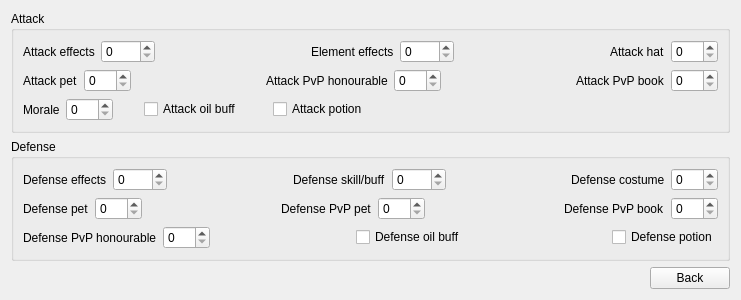
            <widget class="QWidget" name="page_other">
             <layout class="QVBoxLayout" name="verticalLayout_5">
              <item>
               <layout class="QVBoxLayout" name="verticalLayout_13">
                <item>
                 <widget class="QGroupBox" name="groupBox_3">
                  <property name="title">
                   <string>Attack</string>
                  </property>
                  <layout class="QVBoxLayout" name="verticalLayout_14">
                   <item>
                    <layout class="QHBoxLayout" name="horizontalLayout_12">
                     <item>
                      <widget class="QLabel" name="label_20">
                       <property name="sizePolicy">
                        <sizepolicy hsizetype="Maximum" vsizetype="Preferred">
                         <horstretch>0</horstretch>
                         <verstretch>0</verstretch>
                        </sizepolicy>
                       </property>
                       <property name="text">
                        <string>Attack effects</string>
                       </property>
                      </widget>
                     </item>
                     <item>
                      <widget class="QSpinBox" name="sb_atk_effects">
                       <property name="sizePolicy">
                        <sizepolicy hsizetype="Maximum" vsizetype="Fixed">
                         <horstretch>0</horstretch>
                         <verstretch>0</verstretch>
                        </sizepolicy>
                       </property>
                       <property name="maximum">
                        <number>3000</number>
                       </property>
                      </widget>
                     </item>
                     <item>
                      <spacer name="horizontalSpacer_27">
                       <property name="orientation">
                        <enum>Qt::Horizontal</enum>
                       </property>
                       <property name="sizeType">
                        <enum>QSizePolicy::MinimumExpanding</enum>
                       </property>
                       <property name="sizeHint" stdset="0">
                        <size>
                         <width>25</width>
                         <height>20</height>
                        </size>
                       </property>
                      </spacer>
                     </item>
                     <item>
                      <widget class="QLabel" name="label_38">
                       <property name="sizePolicy">
                        <sizepolicy hsizetype="Maximum" vsizetype="Preferred">
                         <horstretch>0</horstretch>
                         <verstretch>0</verstretch>
                        </sizepolicy>
                       </property>
                       <property name="text">
                        <string>Element effects</string>
                       </property>
                      </widget>
                     </item>
                     <item>
                      <widget class="QSpinBox" name="sb_ele_effects">
                       <property name="sizePolicy">
                        <sizepolicy hsizetype="Maximum" vsizetype="Fixed">
                         <horstretch>0</horstretch>
                         <verstretch>0</verstretch>
                        </sizepolicy>
                       </property>
                       <property name="maximum">
                        <number>3000</number>
                       </property>
                      </widget>
                     </item>
                     <item>
                      <spacer name="horizontalSpacer_28">
                       <property name="orientation">
                        <enum>Qt::Horizontal</enum>
                       </property>
                       <property name="sizeType">
                        <enum>QSizePolicy::MinimumExpanding</enum>
                       </property>
                       <property name="sizeHint" stdset="0">
                        <size>
                         <width>25</width>
                         <height>20</height>
                        </size>
                       </property>
                      </spacer>
                     </item>
                     <item>
                      <widget class="QLabel" name="label_39">
                       <property name="sizePolicy">
                        <sizepolicy hsizetype="Maximum" vsizetype="Preferred">
                         <horstretch>0</horstretch>
                         <verstretch>0</verstretch>
                        </sizepolicy>
                       </property>
                       <property name="text">
                        <string>Attack hat</string>
                       </property>
                      </widget>
                     </item>
                     <item>
                      <widget class="QSpinBox" name="sb_atk_hat">
                       <property name="sizePolicy">
                        <sizepolicy hsizetype="Maximum" vsizetype="Fixed">
                         <horstretch>0</horstretch>
                         <verstretch>0</verstretch>
                        </sizepolicy>
                       </property>
                       <property name="maximum">
                        <number>100</number>
                       </property>
                      </widget>
                     </item>
                    </layout>
                   </item>
                   <item>
                    <layout class="QHBoxLayout" name="horizontalLayout_16">
                     <item>
                      <widget class="QLabel" name="label_40">
                       <property name="sizePolicy">
                        <sizepolicy hsizetype="Maximum" vsizetype="Preferred">
                         <horstretch>0</horstretch>
                         <verstretch>0</verstretch>
                        </sizepolicy>
                       </property>
                       <property name="text">
                        <string>Attack pet</string>
                       </property>
                      </widget>
                     </item>
                     <item>
                      <widget class="QSpinBox" name="sb_atk_pet">
                       <property name="sizePolicy">
                        <sizepolicy hsizetype="Maximum" vsizetype="Fixed">
                         <horstretch>0</horstretch>
                         <verstretch>0</verstretch>
                        </sizepolicy>
                       </property>
                       <property name="maximum">
                        <number>100</number>
                       </property>
                      </widget>
                     </item>
                     <item>
                      <spacer name="horizontalSpacer_29">
                       <property name="orientation">
                        <enum>Qt::Horizontal</enum>
                       </property>
                       <property name="sizeType">
                        <enum>QSizePolicy::MinimumExpanding</enum>
                       </property>
                       <property name="sizeHint" stdset="0">
                        <size>
                         <width>25</width>
                         <height>20</height>
                        </size>
                       </property>
                      </spacer>
                     </item>
                     <item>
                      <widget class="QLabel" name="label_41">
                       <property name="sizePolicy">
                        <sizepolicy hsizetype="Maximum" vsizetype="Preferred">
                         <horstretch>0</horstretch>
                         <verstretch>0</verstretch>
                        </sizepolicy>
                       </property>
                       <property name="text">
                        <string>Attack PvP honourable</string>
                       </property>
                      </widget>
                     </item>
                     <item>
                      <widget class="QSpinBox" name="sb_atk_pvp_hono">
                       <property name="sizePolicy">
                        <sizepolicy hsizetype="Maximum" vsizetype="Fixed">
                         <horstretch>0</horstretch>
                         <verstretch>0</verstretch>
                        </sizepolicy>
                       </property>
                       <property name="maximum">
                        <number>100</number>
                       </property>
                      </widget>
                     </item>
                     <item>
                      <spacer name="horizontalSpacer_30">
                       <property name="orientation">
                        <enum>Qt::Horizontal</enum>
                       </property>
                       <property name="sizeType">
                        <enum>QSizePolicy::MinimumExpanding</enum>
                       </property>
                       <property name="sizeHint" stdset="0">
                        <size>
                         <width>25</width>
                         <height>20</height>
                        </size>
                       </property>
                      </spacer>
                     </item>
                     <item>
                      <widget class="QLabel" name="label_42">
                       <property name="sizePolicy">
                        <sizepolicy hsizetype="Maximum" vsizetype="Preferred">
                         <horstretch>0</horstretch>
                         <verstretch>0</verstretch>
                        </sizepolicy>
                       </property>
                       <property name="text">
                        <string>Attack PvP book</string>
                       </property>
                      </widget>
                     </item>
                     <item>
                      <widget class="QSpinBox" name="sb_atk_pvp_book">
                       <property name="sizePolicy">
                        <sizepolicy hsizetype="Maximum" vsizetype="Fixed">
                         <horstretch>0</horstretch>
                         <verstretch>0</verstretch>
                        </sizepolicy>
                       </property>
                       <property name="maximum">
                        <number>100</number>
                       </property>
                      </widget>
                     </item>
                    </layout>
                   </item>
                   <item>
                    <layout class="QHBoxLayout" name="horizontalLayout_17">
                     <item>
                      <widget class="QLabel" name="label_52">
                       <property name="sizePolicy">
                        <sizepolicy hsizetype="Maximum" vsizetype="Preferred">
                         <horstretch>0</horstretch>
                         <verstretch>0</verstretch>
                        </sizepolicy>
                       </property>
                       <property name="text">
                        <string>Morale</string>
                       </property>
                      </widget>
                     </item>
                     <item>
                      <widget class="QSpinBox" name="sb_morale_bonus">
                       <property name="sizePolicy">
                        <sizepolicy hsizetype="Maximum" vsizetype="Fixed">
                         <horstretch>0</horstretch>
                         <verstretch>0</verstretch>
                        </sizepolicy>
                       </property>
                       <property name="maximum">
                        <number>200</number>
                       </property>
                      </widget>
                     </item>
                     <item>
                      <spacer name="horizontalSpacer_64">
                       <property name="orientation">
                        <enum>Qt::Horizontal</enum>
                       </property>
                       <property name="sizeType">
                        <enum>QSizePolicy::MinimumExpanding</enum>
                       </property>
                       <property name="sizeHint" stdset="0">
                        <size>
                         <width>25</width>
                         <height>20</height>
                        </size>
                       </property>
                      </spacer>
                     </item>
                     <item>
                      <widget class="QCheckBox" name="cb_atk_oil">
                       <property name="text">
                        <string>Attack oil buff</string>
                       </property>
                      </widget>
                     </item>
                     <item>
                      <spacer name="horizontalSpacer_31">
                       <property name="orientation">
                        <enum>Qt::Horizontal</enum>
                       </property>
                       <property name="sizeType">
                        <enum>QSizePolicy::MinimumExpanding</enum>
                       </property>
                       <property name="sizeHint" stdset="0">
                        <size>
                         <width>25</width>
                         <height>20</height>
                        </size>
                       </property>
                      </spacer>
                     </item>
                     <item>
                      <widget class="QCheckBox" name="cb_atk_pot">
                       <property name="text">
                        <string>Attack potion</string>
                       </property>
                      </widget>
                     </item>
                     <item>
                      <spacer name="horizontalSpacer_32">
                       <property name="orientation">
                        <enum>Qt::Horizontal</enum>
                       </property>
                       <property name="sizeType">
                        <enum>QSizePolicy::MinimumExpanding</enum>
                       </property>
                       <property name="sizeHint" stdset="0">
                        <size>
                         <width>350</width>
                         <height>20</height>
                        </size>
                       </property>
                      </spacer>
                     </item>
                    </layout>
                   </item>
                  </layout>
                 </widget>
                </item>
                <item>
                 <widget class="QGroupBox" name="groupBox_4">
                  <property name="title">
                   <string>Defense</string>
                  </property>
                  <layout class="QVBoxLayout" name="verticalLayout_15">
                   <item>
                    <layout class="QHBoxLayout" name="horizontalLayout_23">
                     <item>
                      <widget class="QLabel" name="label_22">
                       <property name="sizePolicy">
                        <sizepolicy hsizetype="Maximum" vsizetype="Preferred">
                         <horstretch>0</horstretch>
                         <verstretch>0</verstretch>
                        </sizepolicy>
                       </property>
                       <property name="text">
                        <string>Defense effects</string>
                       </property>
                      </widget>
                     </item>
                     <item>
                      <widget class="QSpinBox" name="sb_def_effects">
                       <property name="sizePolicy">
                        <sizepolicy hsizetype="Maximum" vsizetype="Fixed">
                         <horstretch>0</horstretch>
                         <verstretch>0</verstretch>
                        </sizepolicy>
                       </property>
                       <property name="maximum">
                        <number>3000</number>
                       </property>
                      </widget>
                     </item>
                     <item>
                      <spacer name="horizontalSpacer_39">
                       <property name="orientation">
                        <enum>Qt::Horizontal</enum>
                       </property>
                       <property name="sizeType">
                        <enum>QSizePolicy::MinimumExpanding</enum>
                       </property>
                       <property name="sizeHint" stdset="0">
                        <size>
                         <width>25</width>
                         <height>20</height>
                        </size>
                       </property>
                      </spacer>
                     </item>
                     <item>
                      <widget class="QLabel" name="label_46">
                       <property name="sizePolicy">
                        <sizepolicy hsizetype="Maximum" vsizetype="Preferred">
                         <horstretch>0</horstretch>
                         <verstretch>0</verstretch>
                        </sizepolicy>
                       </property>
                       <property name="text">
                        <string>Defense skill/buff</string>
                       </property>
                      </widget>
                     </item>
                     <item>
                      <widget class="QSpinBox" name="sb_def_skill">
                       <property name="sizePolicy">
                        <sizepolicy hsizetype="Maximum" vsizetype="Fixed">
                         <horstretch>0</horstretch>
                         <verstretch>0</verstretch>
                        </sizepolicy>
                       </property>
                       <property name="maximum">
                        <number>3000</number>
                       </property>
                      </widget>
                     </item>
                     <item>
                      <spacer name="horizontalSpacer_40">
                       <property name="orientation">
                        <enum>Qt::Horizontal</enum>
                       </property>
                       <property name="sizeType">
                        <enum>QSizePolicy::MinimumExpanding</enum>
                       </property>
                       <property name="sizeHint" stdset="0">
                        <size>
                         <width>25</width>
                         <height>20</height>
                        </size>
                       </property>
                      </spacer>
                     </item>
                     <item>
                      <widget class="QLabel" name="label_47">
                       <property name="sizePolicy">
                        <sizepolicy hsizetype="Maximum" vsizetype="Preferred">
                         <horstretch>0</horstretch>
                         <verstretch>0</verstretch>
                        </sizepolicy>
                       </property>
                       <property name="text">
                        <string>Defense costume</string>
                       </property>
                      </widget>
                     </item>
                     <item>
                      <widget class="QSpinBox" name="sb_def_costume">
                       <property name="sizePolicy">
                        <sizepolicy hsizetype="Maximum" vsizetype="Fixed">
                         <horstretch>0</horstretch>
                         <verstretch>0</verstretch>
                        </sizepolicy>
                       </property>
                       <property name="maximum">
                        <number>100</number>
                       </property>
                      </widget>
                     </item>
                    </layout>
                   </item>
                   <item>
                    <layout class="QHBoxLayout" name="horizontalLayout_21">
                     <item>
                      <widget class="QLabel" name="label_43">
                       <property name="sizePolicy">
                        <sizepolicy hsizetype="Maximum" vsizetype="Preferred">
                         <horstretch>0</horstretch>
                         <verstretch>0</verstretch>
                        </sizepolicy>
                       </property>
                       <property name="text">
                        <string>Defense pet</string>
                       </property>
                      </widget>
                     </item>
                     <item>
                      <widget class="QSpinBox" name="sb_def_pet">
                       <property name="sizePolicy">
                        <sizepolicy hsizetype="Maximum" vsizetype="Fixed">
                         <horstretch>0</horstretch>
                         <verstretch>0</verstretch>
                        </sizepolicy>
                       </property>
                       <property name="maximum">
                        <number>100</number>
                       </property>
                      </widget>
                     </item>
                     <item>
                      <spacer name="horizontalSpacer_35">
                       <property name="orientation">
                        <enum>Qt::Horizontal</enum>
                       </property>
                       <property name="sizeType">
                        <enum>QSizePolicy::MinimumExpanding</enum>
                       </property>
                       <property name="sizeHint" stdset="0">
                        <size>
                         <width>25</width>
                         <height>20</height>
                        </size>
                       </property>
                      </spacer>
                     </item>
                     <item>
                      <widget class="QLabel" name="label_44">
                       <property name="sizePolicy">
                        <sizepolicy hsizetype="Maximum" vsizetype="Preferred">
                         <horstretch>0</horstretch>
                         <verstretch>0</verstretch>
                        </sizepolicy>
                       </property>
                       <property name="text">
                        <string>Defense PvP pet</string>
                       </property>
                      </widget>
                     </item>
                     <item>
                      <widget class="QSpinBox" name="sb_def_pet_pvp">
                       <property name="sizePolicy">
                        <sizepolicy hsizetype="Maximum" vsizetype="Fixed">
                         <horstretch>0</horstretch>
                         <verstretch>0</verstretch>
                        </sizepolicy>
                       </property>
                       <property name="maximum">
                        <number>100</number>
                       </property>
                      </widget>
                     </item>
                     <item>
                      <spacer name="horizontalSpacer_38">
                       <property name="orientation">
                        <enum>Qt::Horizontal</enum>
                       </property>
                       <property name="sizeType">
                        <enum>QSizePolicy::MinimumExpanding</enum>
                       </property>
                       <property name="sizeHint" stdset="0">
                        <size>
                         <width>25</width>
                         <height>20</height>
                        </size>
                       </property>
                      </spacer>
                     </item>
                     <item>
                      <widget class="QLabel" name="label_45">
                       <property name="sizePolicy">
                        <sizepolicy hsizetype="Maximum" vsizetype="Preferred">
                         <horstretch>0</horstretch>
                         <verstretch>0</verstretch>
                        </sizepolicy>
                       </property>
                       <property name="text">
                        <string>Defense PvP book</string>
                       </property>
                      </widget>
                     </item>
                     <item>
                      <widget class="QSpinBox" name="sb_def_pvp_book">
                       <property name="sizePolicy">
                        <sizepolicy hsizetype="Maximum" vsizetype="Fixed">
                         <horstretch>0</horstretch>
                         <verstretch>0</verstretch>
                        </sizepolicy>
                       </property>
                       <property name="maximum">
                        <number>100</number>
                       </property>
                      </widget>
                     </item>
                    </layout>
                   </item>
                   <item>
                    <layout class="QHBoxLayout" name="horizontalLayout_22">
                     <item>
                      <widget class="QLabel" name="label_50">
                       <property name="sizePolicy">
                        <sizepolicy hsizetype="Maximum" vsizetype="Preferred">
                         <horstretch>0</horstretch>
                         <verstretch>0</verstretch>
                        </sizepolicy>
                       </property>
                       <property name="text">
                        <string>Defense PvP honourable</string>
                       </property>
                      </widget>
                     </item>
                     <item>
                      <widget class="QSpinBox" name="sb_def_pvp_hono">
                       <property name="sizePolicy">
                        <sizepolicy hsizetype="Maximum" vsizetype="Fixed">
                         <horstretch>0</horstretch>
                         <verstretch>0</verstretch>
                        </sizepolicy>
                       </property>
                       <property name="maximum">
                        <number>100</number>
                       </property>
                      </widget>
                     </item>
                     <item>
                      <spacer name="horizontalSpacer_36">
                       <property name="orientation">
                        <enum>Qt::Horizontal</enum>
                       </property>
                       <property name="sizeType">
                        <enum>QSizePolicy::MinimumExpanding</enum>
                       </property>
                       <property name="sizeHint" stdset="0">
                        <size>
                         <width>25</width>
                         <height>20</height>
                        </size>
                       </property>
                      </spacer>
                     </item>
                     <item>
                      <widget class="QCheckBox" name="cb_def_oil">
                       <property name="text">
                        <string>Defense oil buff</string>
                       </property>
                      </widget>
                     </item>
                     <item>
                      <spacer name="horizontalSpacer_33">
                       <property name="orientation">
                        <enum>Qt::Horizontal</enum>
                       </property>
                       <property name="sizeType">
                        <enum>QSizePolicy::MinimumExpanding</enum>
                       </property>
                       <property name="sizeHint" stdset="0">
                        <size>
                         <width>25</width>
                         <height>20</height>
                        </size>
                       </property>
                      </spacer>
                     </item>
                     <item>
                      <widget class="QCheckBox" name="cb_def_pot">
                       <property name="text">
                        <string>Defense potion</string>
                       </property>
                      </widget>
                     </item>
                    </layout>
                   </item>
                  </layout>
                 </widget>
                </item>
               </layout>
              </item>
              <item>
               <layout class="QVBoxLayout" name="verticalLayout_11">
                <item>
                 <widget class="QWidget" name="verticalWidget_3" native="true">
                  <property name="sizePolicy">
                   <sizepolicy hsizetype="Preferred" vsizetype="Maximum">
                    <horstretch>0</horstretch>
                    <verstretch>0</verstretch>
                   </sizepolicy>
                  </property>
                  <property name="layoutDirection">
                   <enum>Qt::RightToLeft</enum>
                  </property>
                  <layout class="QVBoxLayout" name="verticalLayout_12">
                   <property name="spacing">
                    <number>0</number>
                   </property>
                   <property name="leftMargin">
                    <number>0</number>
                   </property>
                   <property name="topMargin">
                    <number>0</number>
                   </property>
                   <property name="rightMargin">
                    <number>0</number>
                   </property>
                   <property name="bottomMargin">
                    <number>0</number>
                   </property>
                   <item>
                    <widget class="QPushButton" name="btn_other_back">
                     <property name="sizePolicy">
                      <sizepolicy hsizetype="Maximum" vsizetype="Fixed">
                       <horstretch>0</horstretch>
                       <verstretch>0</verstretch>
                      </sizepolicy>
                     </property>
                     <property name="layoutDirection">
                      <enum>Qt::RightToLeft</enum>
                     </property>
                     <property name="text">
                      <string>Back</string>
                     </property>
                    </widget>
                   </item>
                  </layout>
                 </widget>
                </item>
               </layout>
              </item>
             </layout>
            </widget>
